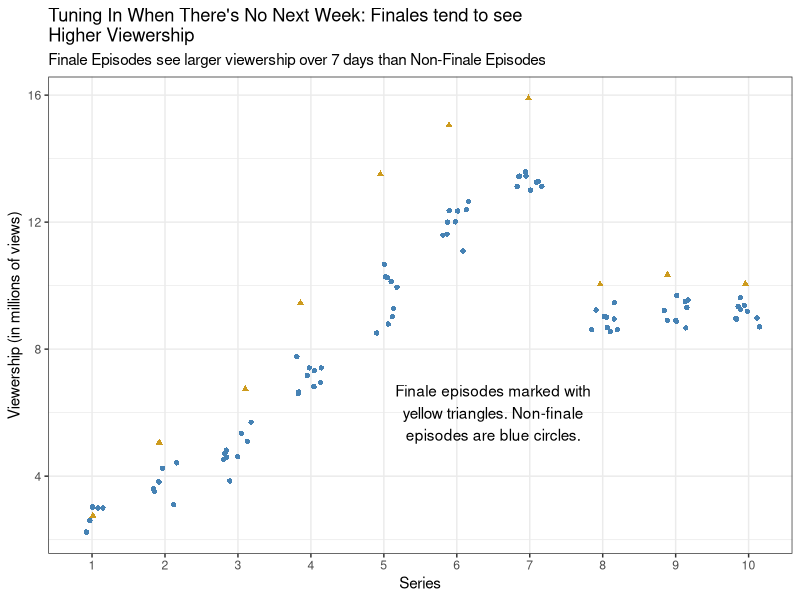
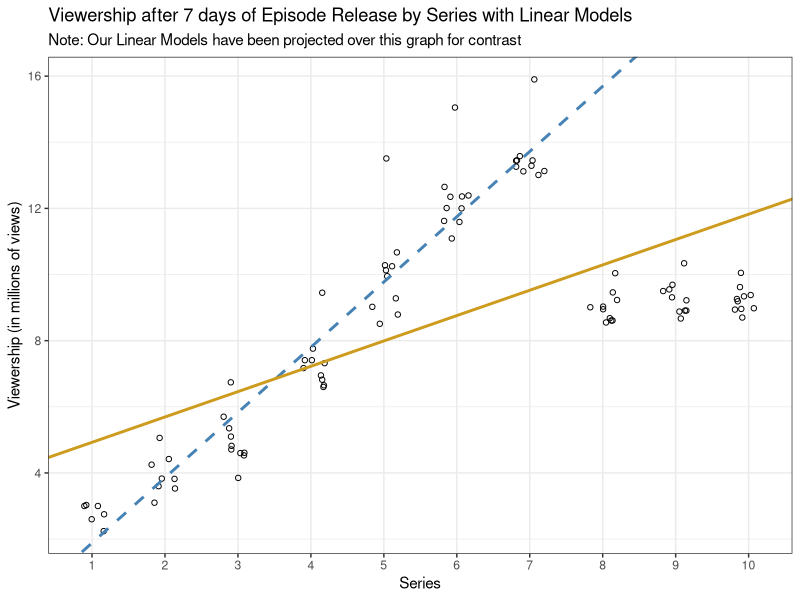

Recreate these plots in R, in order.
## ---- chunk 1
#| label: setup
library(tidyverse)
library(here)
library(kableExtra)
library(broom)


ratings <- read_csv(here("data/ratings.csv"))

## ---- chunk 2
#| label: data-cleaning


## ADDING INDICATOR VARIABLE
finale_episodes <- ratings|>
  group_by(series)|>
  slice_max(order_by = episode)|>
  ungroup()|>
  mutate(
    finale = TRUE
  )

non_finale_episodes <- ratings |>
  anti_join(finale_episodes)|>
  mutate(
    finale = FALSE
  )

ratings_new <- non_finale_episodes |>
  full_join(finale_episodes)|>
  mutate(
    finale = as.character(finale)
  )

## Summary Stats for Q1
non<- non_finale_episodes|>
  summarise(
    type = "Non Finale Episodes",
    mean = round(mean(viewers_7day), digits = 3),
    sd = round(sd(viewers_7day), digits = 3),
    median = round(median(viewers_7day), digits = 3),
    q1 = round(quantile(viewers_7day,probs = .25), digits = 3),
    q3 = round(quantile(viewers_7day,probs = .75), digits = 3),
    observations = n()
  )

fin <- finale_episodes|>
  summarise(
    type = "Finale Episodes",
    mean = round(mean(viewers_7day), digits = 3),
    sd = round(sd(viewers_7day), digits = 3),
    median = round(median(viewers_7day), digits = 3),
    q1 = round(quantile(viewers_7day,probs = .25), digits = 3),
    q3 = round(quantile(viewers_7day,probs = .75), digits = 3),
    observations = n()
  )


## Ratings subset for linear models
ratings_subset <- ratings|>
  filter(series <8)






## ---- chunk 3
#| label: data-analysis
#| output: false
# you might choose to run your analysis here or in a separate script. Save your output for later.

## T-TEST
t.test(formula = ratings_new$viewers_7day ~ ratings_new$finale, alternative = "less")

t.test(formula = ratings_new$viewers_7day ~ ratings_new$finale, alternative = "two.sided")



## LINEAR MODELS
bakeoff_early_fit <- lm(viewers_7day ~ series, data = ratings_subset)

bakeoff_fit <- lm(viewers_7day ~ series, data = ratings)

## ---- chunk 4
#| label: tbl-finale-viewership-summary
#| tbl-cap: "This table displays summary statisitcs for non-finale episodes and finale episodes. These summary statistics are as follows: mean, standard deviation, median, quartile 1 and quartile 3."
#| tbl-pos: "H"


non |>
  full_join(fin)|>
  kable(
    format = "pipe",
    align = "l",
    caption = "Summary Stats for Non Finale and Finale Episodes"
  )
## ---- chunk 5
#| label: fig-finale-viewership-plot
#| fig-cap: "This graph displays the viewership by series of the Great British Bake Off, with blue dots representing the viewership for non-finale episodes and yellow triangles viewership of finale episodes, with finale episodes having consistantly higher viewership than non-finale episodes."
#| fig-alt: "Your figure alternative text."
#| fig-align: center
#| fig-pos: "H"

ratings_new|>
  ggplot(mapping = aes(x = factor(series)))+
  geom_jitter(mapping = aes(y = viewers_7day, color = finale, shape = finale),
              width = 0.2, height = 0, weight = 4, show.legend = FALSE)+
  theme_bw()+
  annotate(
    "text", x = 6.5, y = 6, label = "Finale episodes marked with\nyellow triangles. Non-finale\nepisodes are blue circles."
  )+
  labs(
    x = "Series",
    y = "Viewership (in millions of views)", #look at this later alie and see if you still want a y-axis label
    subtitle = "Finale Episodes see larger viewership over 7 days than Non-Finale Episodes",
    title = "Tuning In When There's No Next Week: Finales tend to see \nHigher Viewership"
  )+
  scale_color_manual(values = c("steelblue", "goldenrod3"))

## ---- chunk 6
#| label: fig-linear-model-viewership-plot
#| fig-cap: "Graph of viewership for every episode with two lines projected onto it. Blue line is projected onto the graph showing the subsetted linear model. Yellow line is projected onto the line showing the full linear model. This graph shows how the subsetting linear model fits the first seven series extremely well, showing that series 8, 9, and 10 have a different trend."
#| fig-alt: "The figure has black open dots that represent the viewership of each individual episode. There is an increasing trend of viewership from series 1 to 7, which drops during series 8, adn stays consisent during series 9 and 10. In addition, there are two lines on the graph, "
#| fig-align: center
#| fig-pos: "H"

ratings |>
  ggplot(mapping = aes(x = factor(series), y = viewers_7day))+
  geom_jitter(width = 0.2, height = 0, shape = 1)+
  geom_abline(
    slope = 1.97278, intercept = -0.08880, col = "steelblue", linetype = "dashed", linewidth = 1
              )+
  geom_abline(
    slope = 0.76636, intercept = 4.16083, col = "goldenrod3", linewidth = 1
    )+
  theme_bw()+
  labs(
    x = "Series",
    y = "Viewership (in millions of views)",
    subtitle = "Note: Our Linear Models have been projected over this graph for contrast",
    title = "Viewership after 7 days of Episode Release by Series with Linear Models"
  )
  
## ---- chunk 7

##i really want to add the coefficents...

reduced <- glance(bakeoff_early_fit)|>
  select(r.squared, p.value)|>
  mutate(
    type = "reduced", .before = "r.squared",
    r.squared = round(r.squared, digits = 3),
    intercept = round(bakeoff_early_fit$coefficients[1], digits = 3),
    slope = round(bakeoff_early_fit$coefficients[2], digits = 3)

  )
## ---- chunk 8
#| label: tbl-linear-model-comp-and-summary2
#| tbl-cap: "Summary Statisitcs for Comparitive Linear Models"
#| tbl-pos: "H"
  
glance(bakeoff_fit)|>
  select(r.squared, p.value)|>
  mutate(
    type = "full", .before = "r.squared",
    r.squared = round(r.squared, digits = 3),
    intercept = round(bakeoff_fit$coefficients[1], digits = 3),
    slope = round(bakeoff_fit$coefficients[2], digits = 3)
  )|>
  full_join(reduced)|>
  kable(
    caption = "Summary Statisitcs for Comparitive Linear Models",
    
  )
